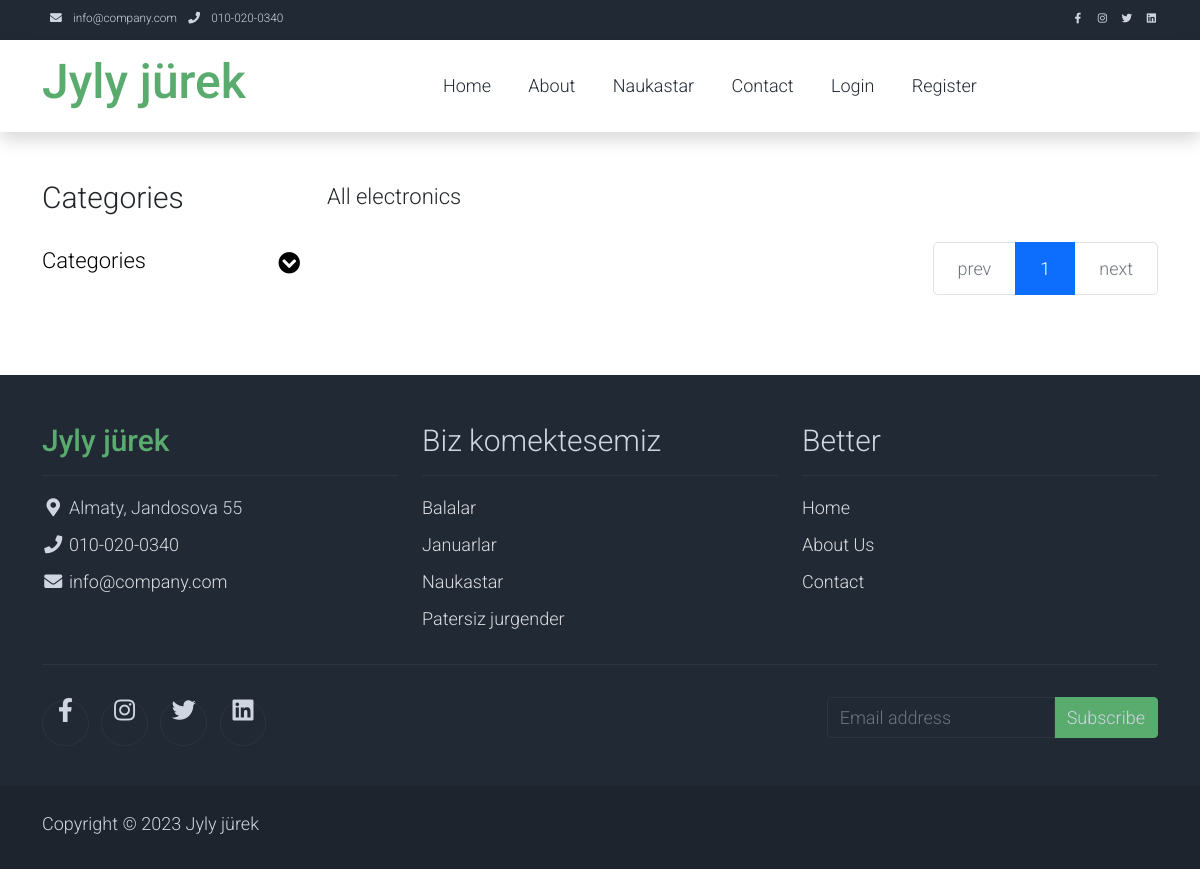
The app's page /all/patients, older data.
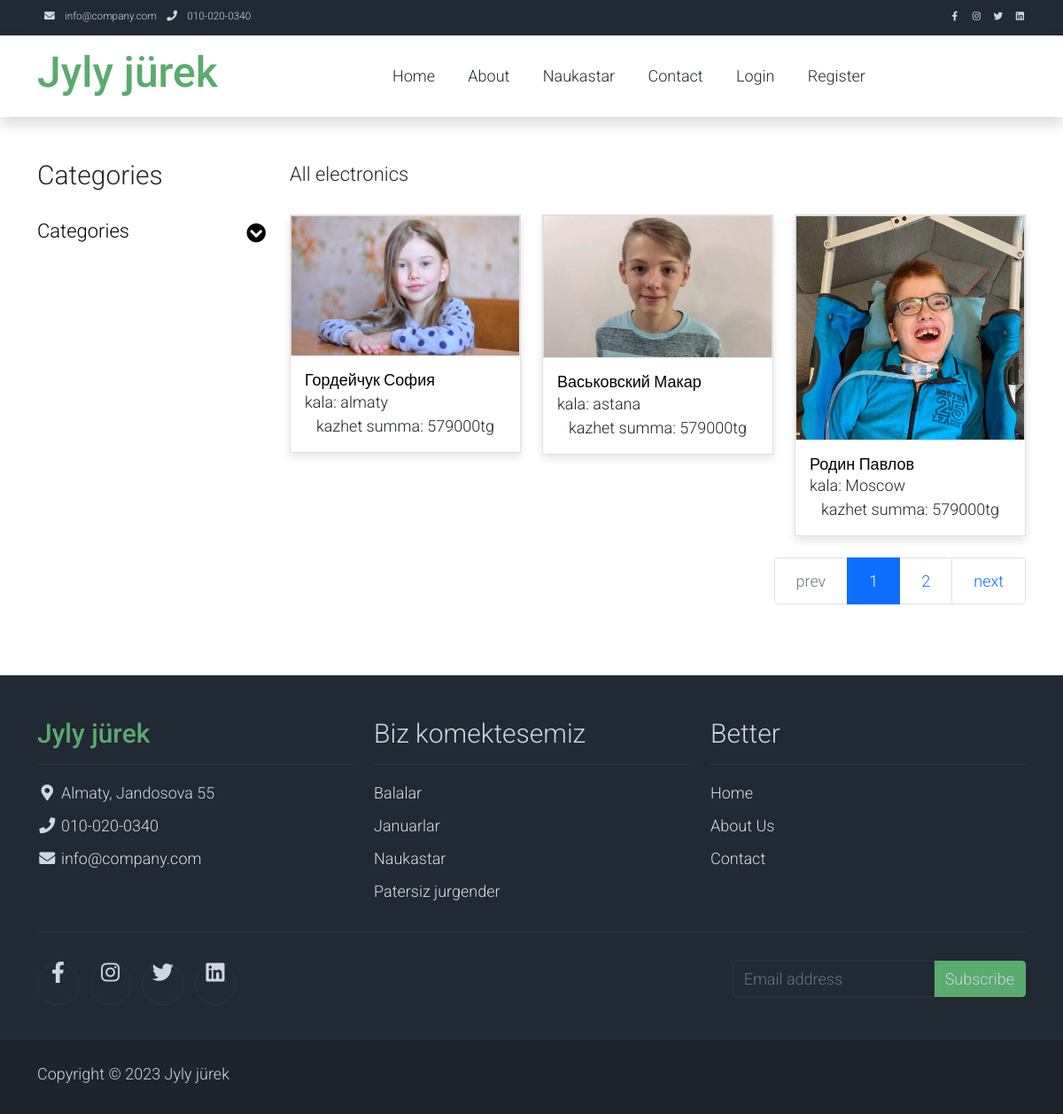
The same page, newer data.
### fond/models.py (models this page shows, shortened)
class Patient(models.Model):
    fullName = models.CharField(max_length=250)
    photo = models.ImageField(null=True, blank=True, upload_to="patient/photos/")
    description = models.TextField()
    address = models.CharField(max_length=250)
    moneySum = models.IntegerField(default=579000)
    jinalgany = models.IntegerField(default=123870)
    age = models.IntegerField(null=True, blank=True)
    disease = models.CharField(max_length=250)  # болезнь
    isInvalid = models.BooleanField(default=True)
    category = models.ForeignKey(Category, on_delete=models.RESTRICT)
    created_at = models.DateTimeField(auto_now_add=True)
    users = models.ManyToManyField(MyUser, through="Fond")
    def get_absolute_url(self):
        return reverse('single_patient', kwargs={"cat_slug": self.category.slug, "pk": self.pk})

### fond/views.py (the view)
# urls.py: path('all/patients', ElectronicaShowView.as_view(), name='patients'),
class ElectronicaShowView(DataMixin, ListView):
    model = Patient
    template_name = "fond/all_cats.html"
    context_object_name = "patients"
    paginate_by = 3
    def get_context_data(self, **kwargs):
        context = super().get_context_data(**kwargs)
        mixin = self.get_user_context(title='patients')
        return dict(list(context.items()) + list(mixin.items()))

### fond/models.py (called while the page is built)
    def get_absolute_url(self):
        return reverse('category', kwargs={"slug": self.slug})

### fond/utils.py (called while the page is built)
    def get_user_context(self, **kwargs):
        context = kwargs
        cats = Category.objects.all()
        context["cats"] = cats
        return context

### fond/templates/fond/all_cats.html (shortened to what this page needs)
{% extends 'fond/base.html' %}
{% load static %}
{% block base %}
    <div class="container py-5">
        <div class="row">
            <div class="col-lg-3">
                <h1 class="h2 pb-4">Categories</h1>
                <ul class="list-unstyled templatemo-accordion">
                    <li class="pb-3">
                        <a class="collapsed d-flex justify-content-between h3 text-decoration-none" href="#">
                            Categories
                            <i class="fa fa-fw fa-chevron-circle-down mt-1"></i>
                        </a>
                    </li>
                </ul>
            </div>
            <div class="col-lg-9">
            <div class="col-md-6">
                        <ul class="list-inline shop-top-menu pb-3 pt-1">
                            <li class="list-inline-item">
                                <a class="h3 text-dark text-decoration-none mr-3" href="#">All electronics</a>
                            </li>
                        </ul>
                    </div>
                <div class="row">
                    {% for electronica in patients %}
                        <div class="col-md-4">
                            <div class="card mb-4 product-wap rounded-0">
                                <div class="card rounded-0">
                                    <img class="card-img rounded-0 img-fluid" src="{{ electronica.photo.url }}" alt="...">
                                </div>
                                <div class="card-body">
                                    <a href="{{ electronica.get_absolute_url }}" class="h3 text-decoration-none">{{ electronica.fullName }}</a>
                                    <ul class="w-100 list-unstyled d-flex justify-content-between mb-0">
                                        <li>kala: {{ electronica.address }}</li>
                                    </ul>
                                    <p class="text-center mb-0">kazhet summa:  {{ electronica.moneySum }}tg</p>
                                </div>
                            </div>
                        </div>
                    {% endfor %}
                </div>
                <div class="row">
                    <ul class="pagination pagination-lg justify-content-end">
                        {% if page_obj.has_previous %}
                            <li class="page-item">
                                <a class="page-link" href="?page={{ page_obj.previous_page_number }}">prev</a>
                            </li>
                        {% else %}
                            <li class="page-item disabled">
                                <a class="page-link" href="#" tabindex="-1" aria-disabled="true">prev</a>
                            </li>
                        {% endif %}
                        {% for i in page_obj.paginator.page_range %}
                            {% if i == page_obj.number %}
                                <li class="page-item active"><a class="page-link">{{ i }}</a></li>
                            {% else %}
                                <li class="page-item"><a class="page-link" href="?page={{ i }}">{{ i }}</a></li>
                            {% endif %}
                        {% endfor %}
                        {% if page_obj.has_next %}
                            <li class="page-item">
                                <a class="page-link" href="?page={{ page_obj.next_page_number }}">next</a>
                            </li>
                        {% else %}
                            <li class="page-item disabled">
                                <a class="page-link" href="#" tabindex="-1" aria-disabled="true">next</a>
                            </li>
                        {% endif %}
                    </ul>
                </div>
            </div>
        </div>
    </div>
{% endblock base %}

### fond/templates/fond/base.html (shortened to what this page needs)
{% load static %}
<html lang="en">
<head>
    <link rel="stylesheet" href="{% static 'assets/css/bootstrap.min.css' %}">
    <link rel="stylesheet" href="{% static 'assets/css/templatemo.css' %}">
    <link rel="stylesheet" href="{% static 'assets/css/custom.css' %}">
    <link rel="stylesheet" href="{% static 'assets/css/fontawesome.min.css' %}">
</head>
<body>
<nav class="navbar navbar-expand-lg bg-dark navbar-light d-none d-lg-block" id="templatemo_nav_top">
    <div class="container text-light">
        <div class="w-100 d-flex justify-content-between">
            <div>
                <i class="fa fa-envelope mx-2"></i>
                <a class="navbar-sm-brand text-light text-decoration-none" href="mailto:info@company.com">info@company.com</a>
                <i class="fa fa-phone mx-2"></i>
                <a class="navbar-sm-brand text-light text-decoration-none" href="tel:010-020-0340">010-020-0340</a>
            </div>
            <div>
                <a class="text-light" href="https://fb.com/templatemo" target="_blank" rel="sponsored"><i
                        class="fab fa-facebook-f fa-sm fa-fw me-2"></i></a>
                <a class="text-light" href="https://www.instagram.com/" target="_blank"><i
                        class="fab fa-instagram fa-sm fa-fw me-2"></i></a>
                <a class="text-light" href="https://twitter.com/" target="_blank"><i
                        class="fab fa-twitter fa-sm fa-fw me-2"></i></a>
                <a class="text-light" href="https://www.linkedin.com/" target="_blank"><i
                        class="fab fa-linkedin fa-sm fa-fw"></i></a>
            </div>
        </div>
    </div>
</nav>
<nav class="navbar navbar-expand-lg navbar-light shadow">
    <div class="container d-flex justify-content-between align-items-center">
        <a class="navbar-brand text-success logo h1 align-self-center" href="index.html">
            Jyly jürek
        </a>
        <div class="align-self-center collapse navbar-collapse flex-fill  d-lg-flex justify-content-lg-between"
             id="templatemo_main_nav">
            <div class="flex-fill">
                <ul class="nav navbar-nav d-flex justify-content-between mx-lg-auto">
                    <li class="nav-item">
                        <a class="nav-link" href="{% url 'index' %}">Home</a>
                    </li>
                    <li class="nav-item">
                        <a class="nav-link" href="{% url 'about' %}">About</a>
                    </li>
                                        <li class="nav-item">
                                            <a class="nav-link" href="{% url 'patients' %}">Naukastar</a>
                                        </li>
                    <li class="nav-item">
                        <a class="nav-link" href="{% url 'contact' %}">Contact</a>
                    </li>
                    {% if not user.is_authenticated %}
                        <li class="nav-item">
                            <a class="nav-link" href="{% url 'costumerLogin' %}">Login</a>
                        </li>
                        <li class="nav-item">
                            <a class="nav-link" href="{% url 'costumerRegister' %}">Register</a>
                        </li>
                    {% else %}
                        <li class="nav-item">
                            <a class="nav-link" href="{% url 'costumerLogout' %}">Logout</a>
                        </li>
                    {% endif %}
                </ul>
            </div>
        </div>
    </div>
</nav>
{% block base %}{% endblock %}
<footer class="bg-dark" id="tempaltemo_footer">
    <div class="container">
        <div class="row">
            <div class="col-md-4 pt-5">
                <h2 class="h2 text-success border-bottom pb-3 border-light logo">Jyly jürek</h2>
                <ul class="list-unstyled text-light footer-link-list">
                    <li>
                        <i class="fas fa-map-marker-alt fa-fw"></i>
                        Almaty, Jandosova 55
                    </li>
                    <li>
                        <i class="fa fa-phone fa-fw"></i>
                        <a class="text-decoration-none" href="tel:010-020-0340">010-020-0340</a>
                    </li>
                    <li>
                        <i class="fa fa-envelope fa-fw"></i>
                        <a class="text-decoration-none" href="mailto:info@company.com">info@company.com</a>
                    </li>
                </ul>
            </div>
            <div class="col-md-4 pt-5">
                <h2 class="h2 text-light border-bottom pb-3 border-light">Biz komektesemiz</h2>
                <ul class="list-unstyled text-light footer-link-list">
                    <li><a class="text-decoration-none" href="#">Balalar</a></li>
                    <li><a class="text-decoration-none" href="#">Januarlar</a></li>
                    <li><a class="text-decoration-none" href="#">Naukastar</a></li>
                    <li><a class="text-decoration-none" href="#">Patersiz jurgender</a></li>
                </ul>
            </div>
            <div class="col-md-4 pt-5">
                <h2 class="h2 text-light border-bottom pb-3 border-light">Better</h2>
                <ul class="list-unstyled text-light footer-link-list">
                    <li><a class="text-decoration-none" href="{% url 'index' %}">Home</a></li>
                    <li><a class="text-decoration-none" href="{% url 'about' %}">About Us</a></li>
                    <li><a class="text-decoration-none" href="{% url 'contact' %}">Contact</a></li>
                </ul>
            </div>
        </div>
        <div class="row text-light mb-4">
            <div class="col-12 mb-3">
                <div class="w-100 my-3 border-top border-light"></div>
            </div>
            <div class="col-auto me-auto">
                <ul class="list-inline text-left footer-icons">
                    <li class="list-inline-item border border-light rounded-circle text-center">
                        <a class="text-light text-decoration-none" target="_blank" href="http://facebook.com/"><i
                                class="fab fa-facebook-f fa-lg fa-fw"></i></a>
                    </li>
                    <li class="list-inline-item border border-light rounded-circle text-center">
                        <a class="text-light text-decoration-none" target="_blank" href="https://www.instagram.com/"><i
                                class="fab fa-instagram fa-lg fa-fw"></i></a>
                    </li>
                    <li class="list-inline-item border border-light rounded-circle text-center">
                        <a class="text-light text-decoration-none" target="_blank" href="https://twitter.com/"><i
                                class="fab fa-twitter fa-lg fa-fw"></i></a>
                    </li>
                    <li class="list-inline-item border border-light rounded-circle text-center">
                        <a class="text-light text-decoration-none" target="_blank" href="https://www.linkedin.com/"><i
                                class="fab fa-linkedin fa-lg fa-fw"></i></a>
                    </li>
                </ul>
            </div>
            <div class="col-auto">
                <div class="input-group mb-2">
                    <input type="text" class="form-control bg-dark border-light" id="subscribeEmail"
                           placeholder="Email address">
                    <div class="input-group-text btn-success text-light">Subscribe</div>
                </div>
            </div>
        </div>
    </div>
    <div class="w-100 bg-black py-3">
        <div class="container">
            <div class="row pt-2">
                <div class="col-12">
                    <p class="text-left text-light">
                        Copyright &copy; 2023 Jyly jürek
                    </p>
                </div>
            </div>
        </div>
    </div>
</footer>
</body>
</html>

### static/assets/css/templatemo.css (style rules this page uses)
body, ul, li, p, a, label, input, div { font-family: 'Roboto', sans-serif; font-size: 18px !important; font-weight: 300 !important; }
.h1 { font-family: 'Roboto', sans-serif; font-size: 48px !important; font-weight: 200 !important; }
.h2 { font-family: 'Roboto', sans-serif; font-size: 30px !important; font-weight: 300; }
.h3 { font-family: 'Roboto', sans-serif; font-size: 22px !important; }
.logo { font-weight: 500 !important; }
.text-success { color: #59ab6e !important; }
.text-light { color: #cfd6e1 !important; }
.bg-dark { background-color: #212934 !important; }
.bg-black { background-color: #1d242d !important; }
.btn-success { background-color: #59ab6e !important; border-color: #56ae6c !important; }
#templatemo_nav_top { min-height: 40px; }
#templatemo_nav_top * { font-size: .9em !important; }
#templatemo_main_nav a { color: #212934; }
.templatemo-accordion a { color: #000; }
.product-wap { box-shadow: 0px 5px 10px 0px rgba(0, 0, 0, 0.10); }
.card.product-wap a { color: #000; }
.form-control { border: 1px solid #e8e8e8; }
#tempaltemo_footer a { color: #dcdde1; }
#tempaltemo_footer ul.footer-link-list li { padding-top: 10px; }
#tempaltemo_footer ul.footer-icons li { width: 2.6em; height: 2.6em; line-height: 2.6em; }
#tempaltemo_footer .border-light { border-color: #2d343f !important; }
.product-wap .h3, .product-wap li, .product-wap i, .product-wap p { font-size: 12px !important; }
@media (min-width: 768px) { #templatemo_main_nav .navbar-nav { max-width: 450px; } }
@media (min-width: 992px) { #templatemo_main_nav .navbar-nav { max-width: 550px; } }
@media (min-width: 992px) { .product-wap .h3, .product-wap li, .product-wap i, .product-wap p { font-size: 18px !important; } }

Row changes from the older to the newer data that the page shows:
added Patient: photo (picture), fullName "Гордейчук София", address "almaty", moneySum "579000"
added Patient: photo (picture), fullName "Васьковский Макар", address "astana", moneySum "579000"
added Patient: photo (picture), fullName "Родин Павлов", address "Moscow", moneySum "579000"
Text that changed along with them:
new list line: "2"
